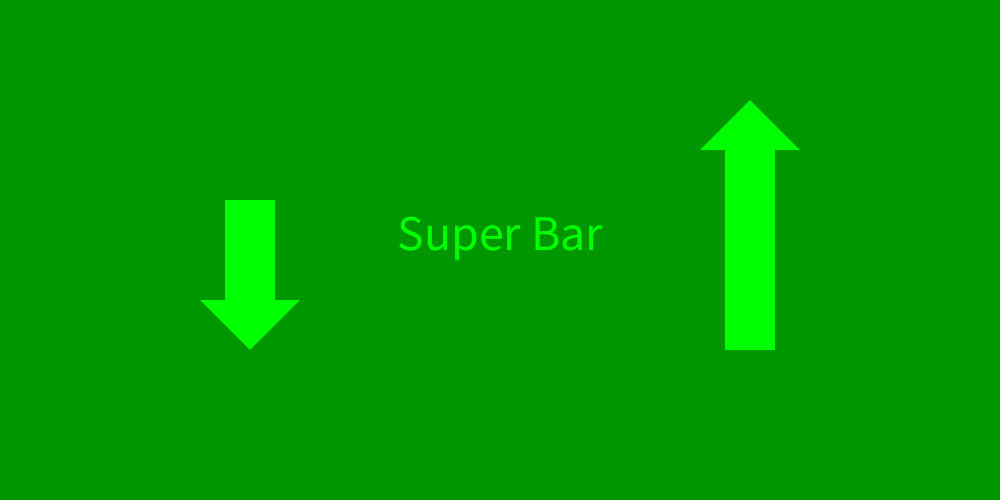
Frame 1 (no input)
Frame 60 (the mouse pressed at the canvas centre just before this capture): identical to frame 1, image omitted
Frame 120 (the mouse held since frame 60 and released just before this capture): identical to frame 1, image omitted

The Processing sketch that drew this single still picture (run headless with seeded random() and noise(); from frame 60 on, the mouse is pressed at the canvas centre):

// Processing sketch: SuperBar
// ── SuperBar.pde
int h = 50;
int[] x = {1000, 1500, 2000};
int s = 5;
float[] ph = {0, 0, 0};
float[] ch = {0, 0, 0};
color bc = color(0, 150, 0);
color bg = color(255);
int score = 0;
int r;
String title = "Super Bar";
boolean inverse = false;

void setup() {
  size(1000, 500);

  ph[0] = random(200);
  ph[1] = random(200);
  ph[2] = random(200);
}

void draw() {
  if (millis() < 4000) {
    background(0, 150, 0);
    fill(0, 255, 0);
    noStroke();
    textAlign(CENTER);
    textSize(50);
    text(title, 500, 250);
    rect(725, 150, 50, 200);
    triangle(750, 100, 700, 150, 800, 150);
    rect(225, 200, 50, 100);
    triangle(250, 350, 200, 300, 300, 300);
  } else {

    background(bg);
    noStroke();

    hit();
    bar();
    pilar();
    coin();
  }
}

void bar() {
  fill(bc);
  rectMode(CENTER);
  rect(500, 250, 50, h, 15);
}

void pilar() {
  fill(150, 0, 0);
  rectMode(CORNER);
  for (int i = 0; i != 3; ++i) {
    rect(x[i], 0, 50, ph[i]);
    rect(x[i], height-ph[i], 50, ph[i]);
    x[i] = x[i]-s;
  }

  if (x[2] == 550) {
    x[0] = 1000;
    ph[0] = random(200);
  } else if (x[0] == 550) {
    x[1] = 1000;
    ph[1] = random(200);
  } else if (x[1] == 550) {
    x[2] = 1000;
    ph[2] = random(200);
  }
}

void coin() {
  fill(250, 250, 0);
  stroke(255, 150, 0);

  for (int u = 0; u !=3; ++u) {
    ch[u] = ph[u]+25+(ph[u]%50); 

    ellipse(x[u]+25, ch[u], 50, 50);
    ellipse(x[u]+25, height-ch[u], 50, 50);
  }
}

void hit() {
  if (r > 0) {
    r = r-s;
  } else {
    bc = color(0, 150, 0);
  }
  for (int e = 0; e != 3; ++e) {
    if (x[e] == 500) {
      if (h < height-ph[e]*2 && h > height-(ch[e]+25)*2) {
        ++score;
        bc = color(0, 255, 0);
      } else if (h > height-ph[e]*2) {
        score = 0;
        bc = color(0);
      }
      r = 100;
    }
  }

  if (score >= 75) {
    inverse = true;
  } else if (score >= 50) {
    s = 10;
    bg = color(random(255), random(255), random(255));
  } else if (score >= 40) {
    bg = color(255, 128, 0);
  } else if (score >= 30) {
    bg = color(128, 0, 128);
  } else if (score >= 20) {
    bg = color(255, 0, 0);
  } else if (score >= 10) {
    bg = color(128, 128, 255);
  } else {
    s = 5;
    inverse = false;
    bg = color(255);
  }

  fill(0, 0, 255);
  textSize(25);
  textAlign(CENTER);
  text(score, 495, 25);
} 

void keyPressed() {
  if (!inverse) {
    if (h < height-50) {
      if (keyCode == UP) {
        h = h+50;
      }
    }
    if (h > 50) {
      if (keyCode == DOWN) {
        h = h-50;
      }
    }
  }
  else{
    if (h < height-50) {
      if (keyCode == DOWN) {
        h = h+50;
      }
    }
    if (h > 50) {
      if (keyCode == UP) {
        h = h-50;
      }
    }
  }
  
    if (key == 't') {
      score = 50;
    } else if (key == 'r') {
      score += 10;
    }
}
